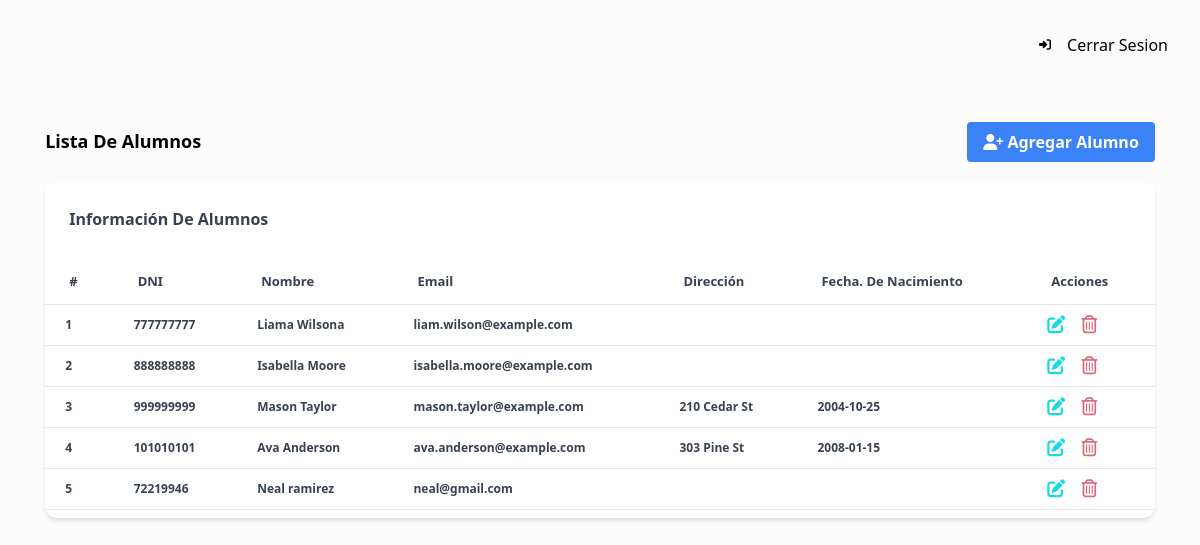
Before: /administradores/alumnos (signed in) with the older database file.
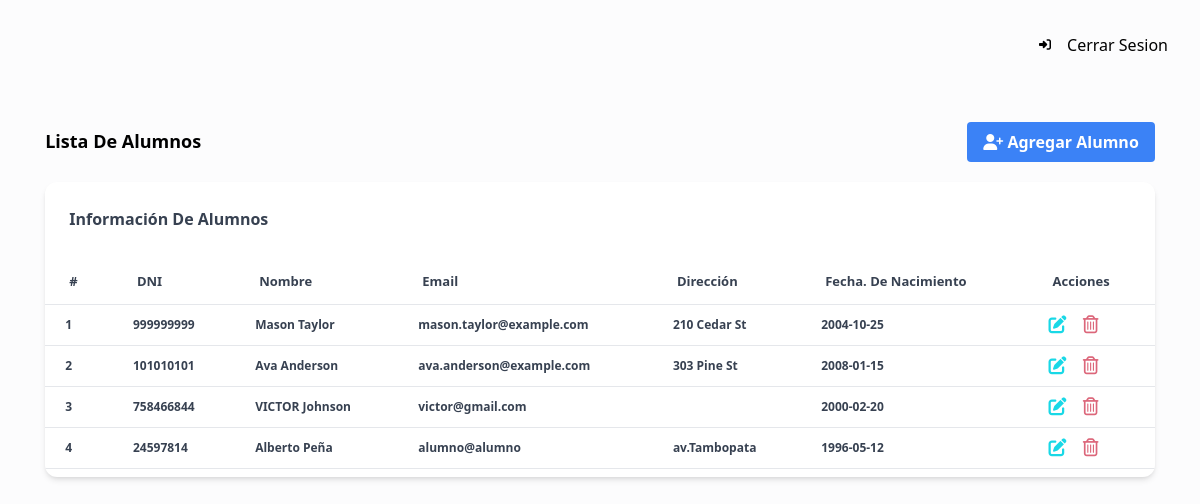
After: the same page with the newer database file.
### tables this page shows
CREATE TABLE `usuarios` (
  `id_usuario` int NOT NULL AUTO_INCREMENT,
  `dni` varchar(15) DEFAULT NULL,
  `nombre` varchar(255) DEFAULT NULL,
  `apellido` varchar(255) DEFAULT NULL,
  `correo_electronico` varchar(255) DEFAULT NULL,
  `contrasena` varchar(255) DEFAULT NULL,
  `rol` enum('ADMIN','MAESTRO','ALUMNO') DEFAULT NULL,
  `activo` tinyint(1) DEFAULT NULL,
  PRIMARY KEY (`id_usuario`),
  UNIQUE KEY `dni` (`dni`),
  UNIQUE KEY `correo_electronico` (`correo_electronico`)
);

CREATE TABLE `alumnos` (
  `id_alumno` int NOT NULL AUTO_INCREMENT,
  `id_usuario` int DEFAULT NULL,
  `fecha_nacimiento` date DEFAULT NULL,
  `direccion` text,
  PRIMARY KEY (`id_alumno`),
  KEY `fk_alumnos_usuarios` (`id_usuario`),
  CONSTRAINT `fk_alumnos_usuarios` FOREIGN KEY (`id_usuario`) REFERENCES `usuarios` (`id_usuario`)
);

### config/dataBase.php (called while the page is built)
<?php
return [
    "host" => "localhost",
    "username" => "root",
    "userPassword" => "16345abcde@A",
    "dbname" => "universidad"
];

### models/Model.php (called while the page is built, shortened)
<?php
class Model
{
    public function __construct()
    {
        $config = include($_SERVER["DOCUMENT_ROOT"] . "/config/dataBase.php");
        try {
            $dsn = "mysql:host=" . $config['host'] . "; dbname=" . $config['dbname'];
            $this->db = new PDO($dsn, $config["username"], $config["userPassword"]);
        } catch (PDOException $e) {
            echo "Error" . $e->getMessage();
        }
    }
}

### models/AdministradorModel.php (called while the page is built, shortened)
<?php
include $_SERVER["DOCUMENT_ROOT"] . "/models/Model.php";
class AdministradorModel extends Model
{
    public function showAlumnos()
    {
        $res = $this->db->query(
            "SELECT u.id_usuario,a.id_alumno, u.dni, u.nombre, u.apellido, u.correo_electronico, a.direccion , a.fecha_nacimiento  from usuarios u
            left join alumnos a on
            a.id_usuario = u.id_usuario
            where u.rol ='ALUMNO' "
        );
        $data = $res->fetchAll(PDO::FETCH_ASSOC);
        return $data;
    }
}

### views/administradores/alumno.php (the view, shortened to what the changed rows need)
<!DOCTYPE html>
<html lang="en">
<head>
    <link rel="stylesheet" href="../../dist/output.css">
    <script src="https://cdn.tailwindcss.com"></script>
</head>
<body>
    <div class="min-h-screen bg-gray-50/50">
        <div class="p-4 xl:ml-72">
            <div class="mt-12">
                <div class="w-[95%] mx-auto">
                    <div
                        class="relative flex flex-col bg-clip-border rounded-xl bg-white text-gray-700 shadow-md overflow-hidden xl:col-span-2 ">
                        <div class="p-6  px-0 pt-0 pb-2">
                            <table class="w-full min-w-[840px] table-auto ">
                                <thead>
                                    <tr>
                                        <th class="border-b border-blue-gray-50 py-3 px-6 text-left">
                                            <p
                                                class="block antialiased font-sans text-[13px]  capitalize text-blue-gray-400 font-bold">
                                                #</p>
                                        </th>
                                        <th class="border-b border-blue-gray-50 py-3 px-6 text-left">
                                            <p
                                                class="block antialiased font-sans text-[13px]  capitalize text-blue-gray-400 font-bold">
                                                DNI</p>
                                        </th>
                                        <th class="border-b border-blue-gray-50 py-3 px-6 text-left">
                                            <p
                                                class="block antialiased font-sans text-[13px]  capitalize text-blue-gray-400 font-bold">
                                                nombre</p>
                                        </th>
                                        <th class="border-b border-blue-gray-50 py-3 px-6 text-left">
                                            <p
                                                class="block antialiased font-sans text-[13px]  capitalize text-blue-gray-400 font-bold">
                                                email</p>
                                        </th>
                                        <th class="border-b border-blue-gray-50 py-3 px-6 text-left">
                                            <p
                                                class="block antialiased font-sans text-[13px]  capitalize text-blue-gray-400 font-bold">
                                                dirección</p>
                                        </th>
                                        <th class="border-b border-blue-gray-50 py-3 px-6 text-left">
                                            <p
                                                class="block antialiased font-sans text-[13px]  capitalize text-blue-gray-400 font-bold">
                                                fecha. de nacimiento</p>
                                        </th>
                                        <th class="border-b border-blue-gray-50 py-3 px-6 text-left">
                                            <p
                                                class="block antialiased font-sans text-[13px]  capitalize text-blue-gray-400 font-bold">
                                                acciones</p>
                                        </th>
                                    </tr>
                                </thead>
                                <tbody>
                                    <?php
                                    $numeracion = 1;
                                    foreach ($alumnos as $alumno) {
                                    ?>
                                    <tr class=" hover:bg-[#c3dff9]">
                                        <td class="py-2 px-5 border-b border-blue-gray-50">
                                            <p class="block antialiased font-sans text-xs text-blue-gray-900 font-bold">
                                                <?= $numeracion++ ?></p>
                                        </td>
                                        <td class="py-2 px-5 border-b border-blue-gray-50">
                                            <p
                                                class="block antialiased font-sans text-xs  text-blue-gray-900 font-bold">
                                                <?= $alumno["dni"] ?></p>
                                        </td>
                                        <td class="py-2 px-5 border-b border-blue-gray-50">
                                            <p
                                                class="block antialiased font-sans text-xs  text-blue-gray-900 font-bold">
                                                <?= $alumno["nombre"] ?> <?= $alumno["apellido"] ?></p>
                                        </td>
                                        <td class="py-2 px-5 border-b border-blue-gray-50">
                                            <p
                                                class="block antialiased font-sans text-xs  text-blue-gray-900 font-bold">
                                                <?= $alumno["correo_electronico"] ?></p>
                                        </td>
                                        <td class="py-2 px-5 border-b border-blue-gray-50">
                                            <p
                                                class="block antialiased font-sans text-xs  text-blue-gray-900 font-bold">
                                                <?= $alumno["direccion"] ?></p>
                                        </td>
                                        <td class="py-2 px-5 border-b border-blue-gray-50">
                                            <p
                                                class="block antialiased font-sans text-xs  text-blue-gray-900 font-bold">
                                                <?= $alumno["fecha_nacimiento"] ?></p>
                                        </td>
                                        <td class="py-2 px-5 border-b border-blue-gray-50">
                                            <a href="#"
                                                onclick='openModal("<?= $alumno["id_usuario"] ?>" ,"<?= $alumno["id_alumno"] ?>" ,"<?= $alumno["dni"] ?>","<?= $alumno["nombre"] ?>" , "<?= $alumno["apellido"] ?>" , "<?= $alumno["correo_electronico"] ?>" , "<?= $alumno["direccion"] ?>" , "<?= $alumno["fecha_nacimiento"] ?>" )'>
                                                <i
                                                    class="fa-solid fa-pen-to-square text-[18px] text-[#19d8e6] hover:text-[#6db4b9]"></i>
                                            </a>
                                            <a href="/administradores/deleteAlumno?id=<?= $alumno["id_usuario"] ?>"
                                                class="ml-3">
                                                <i
                                                    class="fa-regular fa-trash-can text-[18px] hover:text-red-900 text-[#dc667a]"></i>
                                            </a>
                                        </td>
                                    </tr>
                                    <?php } ?>
                                </tbody>
                            </table>
                        </div>
                    </div>
                </div>
            </div>
        </div>
    </div>
</body>
</html>

Changed rows visible on the page:
removed usuarios: dni "777777777", nombre "Liama", apellido "Wilsona", correo_electronico "liam.wilson@example.com"
removed usuarios: dni "888888888", nombre "Isabella", apellido "Moore", correo_electronico "isabella.moore@example.com"
removed usuarios: dni "72219946", nombre "Neal", apellido "ramirez", correo_electronico "neal@gmail.com"
now on this page (row unchanged): alumnos: id_usuario.dni "758466844", id_usuario.nombre "VICTOR", id_usuario.apellido "Johnson", id_usuario.correo_electronico "victor@gmail.com", fecha_nacimiento "2000-02-20"
now on this page (row unchanged): alumnos: id_usuario.dni "24597814", id_usuario.nombre "Alberto", id_usuario.apellido "Peña", id_usuario.correo_electronico "alumno@alumno", direccion "av.Tambopata", fecha_nacimiento "1996-05-12"
